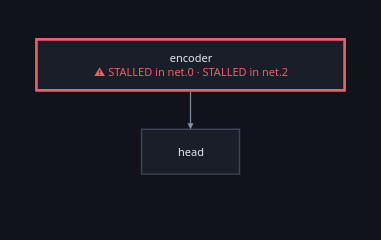

Write notebook code for a chart like this one.
### Markdown cell above
## And on the graph, which is the answer to *where*

A list of flags says a node is ill. The graph says **which node**, on which
machine, and what feeds it — which is the question a diagnosis of a
distributed graph actually raises.

Health gets a **channel of its own**: the fill goes on saying where a node
runs, the outline turns red, and the flags are a badge under the name.
Recolouring the fill would have let *is this unhealthy* eat *where does this
run*, and on a graph spread over three machines that is the answer somebody
came for.

A finding from inside a node lands on the node — that is the box there is to
mark — and says which layer.

### Code cell
overlaid(deep_inside, store, run="inside")

### Figure 1 — Plotly figure (JSON) as saved in the notebook; plotly's stock layout.template omitted (floating-point values rounded to 4 significant figures)
{"data": [{"hoverinfo": "text", "hovertext": ["<b>encoder</b><br>class: Encoder<br>device: cpu<br><br><b>STALLED in net.0</b><br><b>STALLED in net.2</b>", "<b>head</b><br>class: Head<br>device: cpu"], "marker": {"opacity": 0, "size": 1}, "mode": "markers", "showlegend": false, "type": "scatter", "x": [150.9, 150.9], "y": [25.0, 110.0]}], "layout": {"annotations": [{"align": "center", "font": {"color": "#e7e9ef", "family": "system-ui, -apple-system, Segoe UI, Roboto, sans-serif", "size": 11}, "showarrow": false, "text": "encoder<br><span style='color:#ef5f6b'>⚠ STALLED in net.0 · STALLED in net.2</span>", "x": 150.9, "xanchor": "center", "y": 25.0, "yanchor": "middle"}, {"align": "center", "font": {"color": "#e7e9ef", "family": "system-ui, -apple-system, Segoe UI, Roboto, sans-serif", "size": 11}, "showarrow": false, "text": "head", "x": 150.9, "xanchor": "center", "y": 110.0, "yanchor": "middle"}, {"arrowcolor": "#868ea3", "arrowhead": 2, "arrowsize": 1, "arrowwidth": 1.2, "ax": 150.9, "axref": "x", "ay": 50.0, "ayref": "y", "showarrow": true, "text": "", "x": 150.9, "xref": "x", "y": 88.0, "yref": "y"}], "font": {"color": "#e7e9ef", "family": "system-ui, -apple-system, Segoe UI, Roboto, sans-serif", "size": 12}, "height": 240, "hoverlabel": {"align": "left", "bgcolor": "#1a1e28", "bordercolor": "#2c3242", "font": {"color": "#e7e9ef", "family": "system-ui, -apple-system, Segoe UI, Roboto, sans-serif"}}, "legend": {"bgcolor": "rgba(0,0,0,0)", "font": {"color": "#868ea3"}, "orientation": "h", "x": 1, "xanchor": "right", "y": 1.02, "yanchor": "bottom"}, "margin": {"b": 16, "l": 16, "r": 16, "t": 16}, "paper_bgcolor": "#101319", "plot_bgcolor": "#101319", "shapes": [{"fillcolor": "#1a1e28", "layer": "below", "line": {"color": "#ef5f6b", "width": 2.6}, "type": "rect", "x0": 0.0, "x1": 301.8, "y0": 0.0, "y1": 50.0}, {"fillcolor": "#1a1e28", "layer": "below", "line": {"color": "#3d4459", "width": 1.4}, "type": "rect", "x0": 102.9, "x1": 198.9, "y0": 88.0, "y1": 132.0}], "width": 381.8, "xaxis": {"range": [-20.0, 321.8], "visible": false}, "yaxis": {"range": [178.0, -20], "scaleanchor": "x", "visible": false}}}
